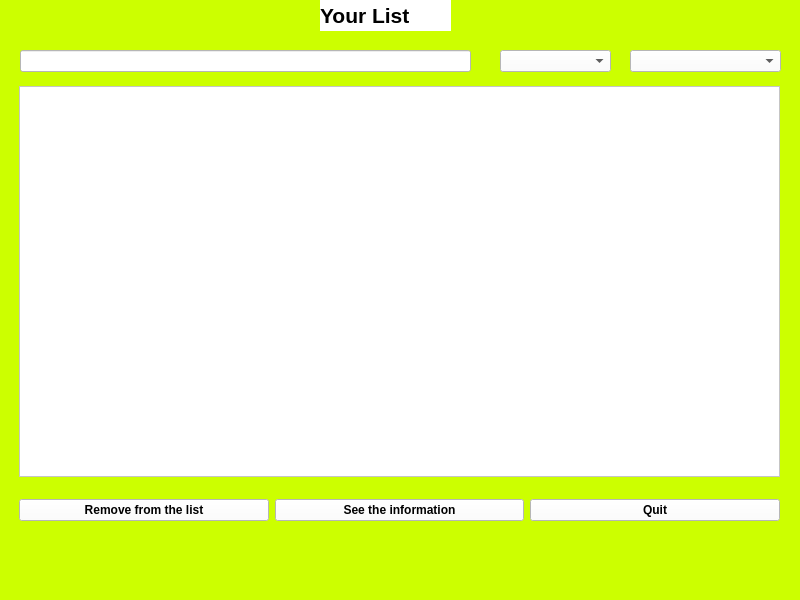
<?xml version="1.0" encoding="UTF-8"?>
<ui version="4.0">
 <class>MyMuiscLIstWindow</class>
 <widget class="QMainWindow" name="MyMuiscLIstWindow">
  <property name="geometry">
   <rect>
    <x>0</x>
    <y>0</y>
    <width>800</width>
    <height>600</height>
   </rect>
  </property>
  <property name="windowTitle">
   <string>MainWindow</string>
  </property>
  <property name="styleSheet">
   <string notr="true">background-color: #CCFF00;</string>
  </property>
  <widget class="QWidget" name="centralwidget">
   <widget class="QScrollArea" name="scrollAreaFor_music2">
    <property name="geometry">
     <rect>
      <x>19</x>
      <y>86</y>
      <width>761</width>
      <height>391</height>
     </rect>
    </property>
    <property name="styleSheet">
     <string notr="true">background-color: white</string>
    </property>
    <property name="widgetResizable">
     <bool>true</bool>
    </property>
    <widget class="QWidget" name="scrollAreaWidgetContents">
     <property name="geometry">
      <rect>
       <x>0</x>
       <y>0</y>
       <width>759</width>
       <height>389</height>
      </rect>
     </property>
    </widget>
   </widget>
   <widget class="QLabel" name="DecorText_label">
    <property name="geometry">
     <rect>
      <x>320</x>
      <y>0</y>
      <width>131</width>
      <height>31</height>
     </rect>
    </property>
    <property name="font">
     <font>
      <pointsize>16</pointsize>
      <weight>75</weight>
      <bold>true</bold>
     </font>
    </property>
    <property name="styleSheet">
     <string notr="true">background-color: white</string>
    </property>
    <property name="text">
     <string>Your List</string>
    </property>
   </widget>
   <widget class="QWidget" name="horizontalLayoutWidget">
    <property name="geometry">
     <rect>
      <x>19</x>
      <y>490</y>
      <width>761</width>
      <height>41</height>
     </rect>
    </property>
    <layout class="QHBoxLayout" name="horizontalLayout">
     <item>
      <widget class="QPushButton" name="Remove_button2">
       <property name="font">
        <font>
         <weight>75</weight>
         <bold>true</bold>
        </font>
       </property>
       <property name="styleSheet">
        <string notr="true">background-color: white</string>
       </property>
       <property name="text">
        <string>Remove from the list</string>
       </property>
      </widget>
     </item>
     <item>
      <widget class="QPushButton" name="See_info_button">
       <property name="font">
        <font>
         <weight>75</weight>
         <bold>true</bold>
        </font>
       </property>
       <property name="styleSheet">
        <string notr="true">background-color: white</string>
       </property>
       <property name="text">
        <string>See the information</string>
       </property>
      </widget>
     </item>
     <item>
      <widget class="QPushButton" name="Quit_button2">
       <property name="font">
        <font>
         <weight>75</weight>
         <bold>true</bold>
        </font>
       </property>
       <property name="styleSheet">
        <string notr="true">background-color: white</string>
       </property>
       <property name="text">
        <string>Quit</string>
       </property>
      </widget>
     </item>
    </layout>
   </widget>
   <widget class="QComboBox" name="genre_comboBox2">
    <property name="geometry">
     <rect>
      <x>630</x>
      <y>50</y>
      <width>151</width>
      <height>22</height>
     </rect>
    </property>
    <property name="styleSheet">
     <string notr="true">background-color: white</string>
    </property>
   </widget>
   <widget class="QLineEdit" name="Search_lineEdit2">
    <property name="geometry">
     <rect>
      <x>20</x>
      <y>50</y>
      <width>451</width>
      <height>22</height>
     </rect>
    </property>
    <property name="styleSheet">
     <string notr="true">background-color: white</string>
    </property>
   </widget>
   <widget class="QComboBox" name="Year_combobox2">
    <property name="geometry">
     <rect>
      <x>500</x>
      <y>50</y>
      <width>111</width>
      <height>22</height>
     </rect>
    </property>
    <property name="styleSheet">
     <string notr="true">background-color: white</string>
    </property>
   </widget>
  </widget>
  <widget class="QMenuBar" name="menubar">
   <property name="geometry">
    <rect>
     <x>0</x>
     <y>0</y>
     <width>800</width>
     <height>26</height>
    </rect>
   </property>
  </widget>
  <widget class="QStatusBar" name="statusbar"/>
 </widget>
 <resources/>
 <connections/>
</ui>
